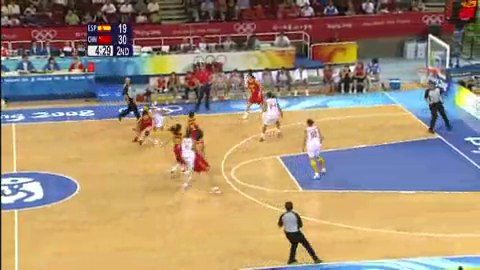
#> input picture frame 14 of video/test3_480x270.mp4, 480 x 270 px, given in place of GOPR0011.mov, which was not available
$ python raspberrypi_main.py
#> lines starting #> are read from the running program, lines starting #| are printed output that depends on the picture; after the words box and inside, x2 and y2 are one past the last pixel; in counts of white or black regions, pixels touching at a corner belong together; pictures that were not available may be replaced by others from this repository, and a replacement may not be noted
#> further down, frame is the input picture: shape (270, 480, 3); mean B, G, R 116.6, 142, 163
### raspberrypi/get_stadium_point.py
import numpy as np
import cv2


# [26 lines left out: function get_stadium_points, not called in this run]


def get_stadium_line(frame):
    kernel = np.ones((3, 3), np.uint8)

    points = []

    background = frame
    # cv2.imshow('back', background)
    img = background.copy()
    background = cv2.cvtColor(background, cv2.COLOR_BGR2GRAY)
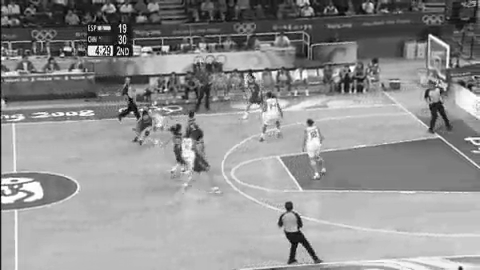
#> background: shape (270, 480); min 0, max 255, mean 145.3

    h, w = img.shape[:2]
#> h = 270; w = 480
    mk = np.zeros((h + 2, w + 2), np.uint8)

    mask = cv2.inRange(img, np.array([170, 170, 170]), np.array([220, 220, 220]))
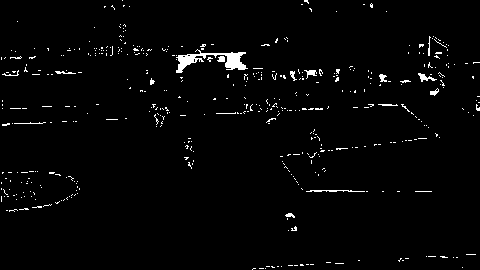
#> mask: shape (270, 480); 2.1% white in thin lines or dots
    # cv2.imshow('mask', mask)
    mop = cv2.dilate(mask, kernel, iterations=3)
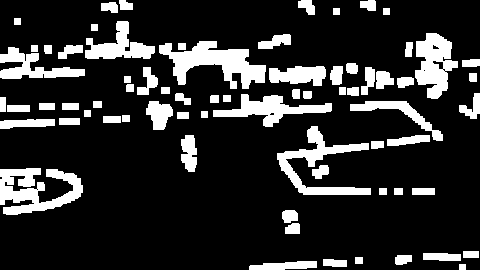
#> mop: shape (270, 480); 17.7% white; 71 white regions, largest, box (x1, y1, x2, y2) and area: (159, 41, 266, 89) 2434, (0, 168, 83, 215) 2204, (277, 126, 371, 195) 1907
    mop = cv2.erode(mop, kernel, iterations=1)
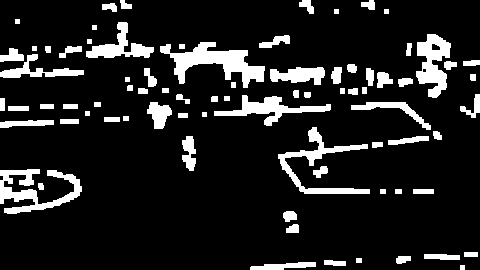
#> mop: shape (270, 480); 12.7% white; 79 white regions, largest, box (x1, y1, x2, y2) and area: (160, 42, 265, 88) 1956, (0, 169, 82, 214) 1570, (278, 127, 370, 194) 1363
    # cv2.imshow('mop', mop)
    rev = cv2.bitwise_not(mop)
    cv2.floodFill(rev, mk, (0, 0), (0, 0, 0), 30, 30, 4)
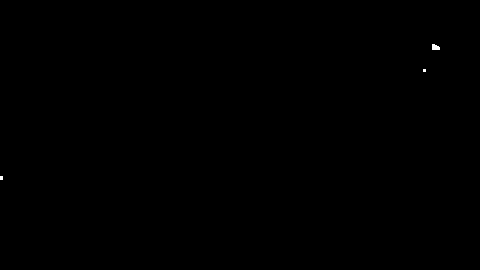
#> rev: shape (270, 480); 0.05% white; 3 white regions (2 under 20 px), largest, box (x1, y1, x2, y2) and area: (432, 44, 440, 50) 39
    # cv2.imshow('rev',rev)
    edges = cv2.Canny(rev, 50, 150, apertureSize=3)
#> edges: shape (270, 480); 0.03% white in thin lines or dots, all inside (x1, y1, x2, y2) = (0, 43, 440, 180)
    # cv2.imshow("edges", edges)

    lines = cv2.HoughLines(edges, 1, np.pi / 180, 65)
#> lines = None
    if lines is not None:
        if len(lines) > 3 and len(lines) < 15:
            points = get_stadium_points(lines, h, w)
            print(points)
            for l in lines:
                for rho, theta in l:
                    a = np.cos(theta)
                    b = np.sin(theta)
                    x0 = a * rho
                    y0 = b * rho
                    x1 = int(x0 + 1000 * (-b))
                    y1 = int(y0 + 1000 * (a))
                    x2 = int(x0 - 1000 * (-b))
                    y2 = int(y0 - 1000 * (a))

                    cv2.line(img, (x1, y1), (x2, y2), (0, 255, 0), 2)

    l_pts = len(points)

    dup = []

    for i in range(0, l_pts):
        for j in range(i + 1, l_pts):
            d = np.sqrt((points[i][0] - points[j][0]) ** 2 + (points[i][1] - points[j][1]) ** 2)
            if (d < 100):
                dup.append(j)
    dup = list(set(dup))

    for k in dup:
        points[k] = (0, 0)
    points = list(set(points))

    if (0, 0) in points:
        points.remove((0, 0))

    for x, y in points:
        cv2.circle(img, (x, y), 3, (0, 0, 255), -1)
    ##        cv2.imshow('a', img)

    if (len(points) == 4):
        return frame, rev, img, points

    return None, None, None, None

### raspberrypi/raspberrypi_main.py
import cv2
import numpy as np
from raspberrypi import get_stadium_point as gsp # Get stadium's points
from raspberrypi import draw_canvas as dp # Draw camvas top view
from raspberrypi import get_object_point as gop # Get object's points
from raspberrypi import transfer_view as gtv # Transfer object's points

frame_success = False

cap = cv2.VideoCapture('/Users/itaegyeong/Desktop/GOPR0011.mov')

trans_matrix, trans_w, trans_h = None, None, None

if cap.isOpened():
    while True:
        ret, frame = cap.read()
        if ret is True:

            # Get stadium frame and stadium's points [ [x1,y1], [x2,y2], [x3,y3], [x4,y4] ]
            if frame_success is False:
                _, stadium_frame, img, stadium_point = gsp.get_stadium_line(frame)

                if stadium_frame is None:
                    continue
                else:
                    # Get trans Matrix, trans image weight and height
                    trans_matrix, trans_w, trans_h = gtv.get_trans_matrix(stadium_point[0], stadium_point[1],
                                                                          stadium_point[2],
                                                                          stadium_point[3])
                    frame_success = True


            # Get object's points
            find_frame, our_team_point, enemy_team_point, other_point = gop.main(frame)

            # Get trans object's points
            dst, trans_our_team_point, trans_enemy_team_point, trans_other_point = \
                gtv.trans_object_point(find_frame, our_team_point, enemy_team_point,
                                       other_point, trans_matrix, trans_w, trans_h)

            result_frame = dp.canvas_show(trans_our_team_point, trans_enemy_team_point, trans_other_point, trans_w, trans_h)

            cv2.imshow('result_frame',result_frame)
            cv2.imshow('bird eye view', dst)
            cv2.imshow('find object frame',find_frame)
            #cv2.imshow('stadium frame',stadium_frame)
            cv2.imshow('original_frame',frame)

            cv2.waitKey(1)

$ run again, starting later in the video
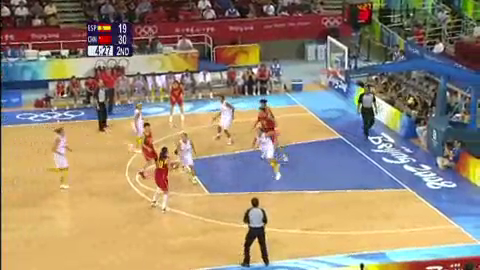
#> input picture frame 65 of video/test3_480x270.mp4, 480 x 270 px, given in place of GOPR0011.mov, which was not available
#> frame is the input picture: shape (270, 480, 3); mean B, G, R 116.5, 137.8, 154.3
#> in get_stadium_line, `mask = cv2.inRange(img, np.array([170, 170, 170]), np.array([220, 220,..`:
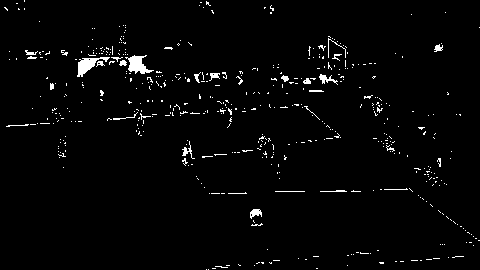
#> mask: shape (270, 480); 2.3% white in thin lines or dots
#> in get_stadium_line, `mop = cv2.erode(mop, kernel, iterations=1)`:
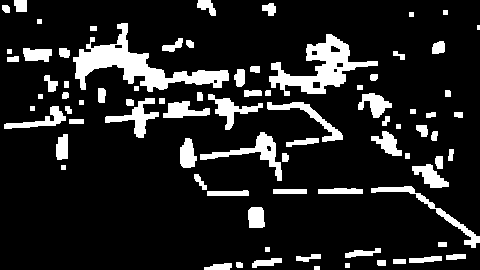
#> mop: shape (270, 480); 13.7% white; 82 white regions (1 under 20 px), largest, box (x1, y1, x2, y2) and area: (73, 23, 229, 92) 3223, (269, 34, 378, 96) 2391, (200, 132, 282, 181) 886
#> edges: shape (270, 480); 0.09% white in thin lines or dots, all inside (x1, y1, x2, y2) = (114, 44, 343, 151)
#> lines = None

$ run again, starting later in the video
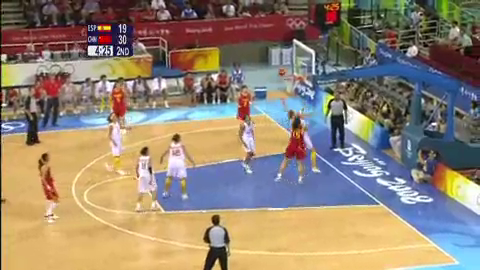
#> input picture frame 116 of video/test3_480x270.mp4, 480 x 270 px, given in place of GOPR0011.mov, which was not available
#> frame is the input picture: shape (270, 480, 3); mean B, G, R 115, 132.5, 147.5
#> in get_stadium_line, `mask = cv2.inRange(img, np.array([170, 170, 170]), np.array([220, 220,..`:
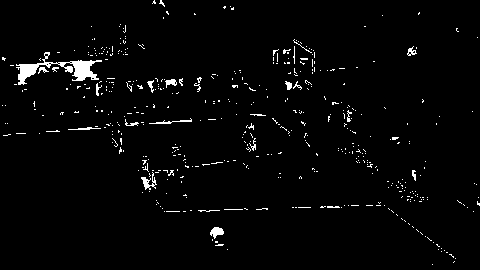
#> mask: shape (270, 480); 2.4% white; 476 white regions (453 under 20 px), largest, box (x1, y1, x2, y2) and area: (16, 52, 102, 85) 821, (141, 172, 157, 190) 108, (210, 227, 224, 239) 101
#> in get_stadium_line, `mop = cv2.erode(mop, kernel, iterations=1)`:
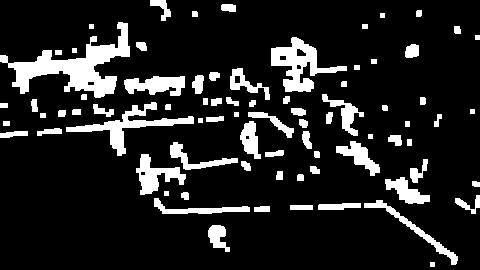
#> mop: shape (270, 480); 13.6% white; 79 white regions, largest, box (x1, y1, x2, y2) and area: (0, 22, 130, 98) 3320, (271, 37, 347, 92) 1634, (66, 102, 194, 156) 1442
#> edges: shape (270, 480); 0.08% white in thin lines or dots, all inside (x1, y1, x2, y2) = (87, 48, 306, 175)
#> lines = None
